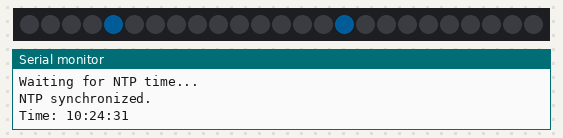
Bench run of a sketch on a simulated ESP32-S3. Parts: 25 RGB LEDs in strip order, left to right, the last lines printed to the serial monitor. Dim RGB values are drawn brighter than linear; WiFi joins after 1.5 s; servers stay silent unless stated; the local clock reads 2024-03-15 10:24:30 at power-on unless the sketch sets it.

Above: at 1.88 s.
At 6.4 s:
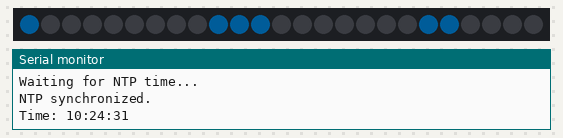
At 11.28 s:
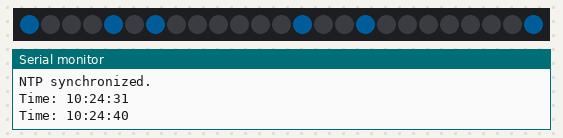
At 20.83 s:
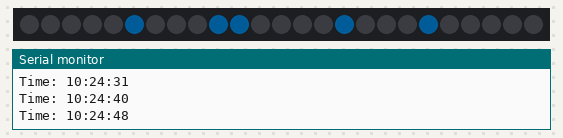
At 30.23 s:
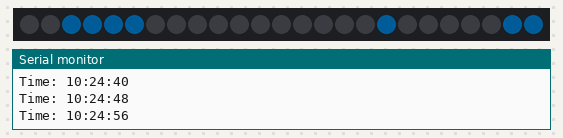
At 39.78 s:
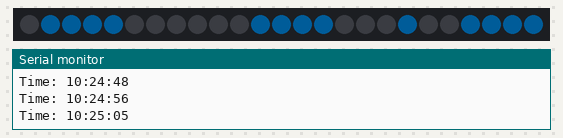

The sketch:

LED_Matrix_NTP_Scrolling_Clock.ino
```cpp
/*
  NTP Clock - GMT+5:30 - Upside-Down Scrolling Time

  This program connects the ESP32-S3 to Wi-Fi and gets the
  current time from an NTP server.

  The clock uses Indian Standard Time (IST):
  UTC + 5 hours 30 minutes.

  The current time is displayed as HH:MM:SS and scrolls
  from right to left across the 5x5 NeoPixel matrix.

  Matrix wiring:

    20 21 22 23 24
    19 18 17 16 15
    10 11 12 13 14
     9  8  7  6  5
     0  1  2  3  4
*/

#include <Arduino.h>
#include <WiFi.h>
#include <time.h>
#include <Adafruit_NeoPixel.h>

#define MATRIX_PIN 7
#define NUM_LEDS 25


// Create the LED matrix
Adafruit_NeoPixel matrix(
  NUM_LEDS,
  MATRIX_PIN,
  NEO_GRB + NEO_KHZ800
);


// =====================================================
// WiFi credentials- Enter YOUR WiFi details here
// =====================================================

const char* WIFI_SSID = "YOUR WIFI SSID";
const char* WIFI_PASSWORD = "YOUR WIFI PASSWORD";


// =====================================================
// IST timezone
// UTC + 5:30
// =====================================================

const long GMT_OFFSET_SECONDS =
  5 * 3600 + 30 * 60;

const int DAYLIGHT_OFFSET_SECONDS = 0;


// =====================================================
// 5x5 number font
// =====================================================

const uint8_t numbers[10][5] = {

  // 0
  {
    0b01110,
    0b10001,
    0b10001,
    0b10001,
    0b01110
  },

  // 1
  {
    0b00100,
    0b01100,
    0b00100,
    0b00100,
    0b01110
  },

  // 2
  {
    0b01110,
    0b10001,
    0b00010,
    0b00100,
    0b11111
  },

  // 3
  {
    0b11110,
    0b00001,
    0b01110,
    0b00001,
    0b11110
  },

  // 4
  {
    0b10010,
    0b10010,
    0b11111,
    0b00010,
    0b00010
  },

  // 5
  {
    0b11111,
    0b10000,
    0b11110,
    0b00001,
    0b11110
  },

  // 6
  {
    0b01110,
    0b10000,
    0b11110,
    0b10001,
    0b01110
  },

  // 7
  {
    0b11111,
    0b00001,
    0b00010,
    0b00100,
    0b00100
  },

  // 8
  {
    0b01110,
    0b10001,
    0b01110,
    0b10001,
    0b01110
  },

  // 9
  {
    0b01110,
    0b10001,
    0b01111,
    0b00001,
    0b01110
  }
};


// =====================================================
// Convert x/y coordinates to LED number
//
// Handles the serpentine wiring:
//
//  20 21 22 23 24
//  19 18 17 16 15
//  10 11 12 13 14
//   9  8  7  6  5
//   0  1  2  3  4
// =====================================================

int pixelXY(int x, int y) {

  // Even rows run left to right
  if (y % 2 == 0) {
    return y * 5 + x;
  }

  // Odd rows run right to left
  return y * 5 + (4 - x);
}


// Set a pixel using x/y coordinates
void setPixelXY(
  int x,
  int y,
  uint32_t color
) {

  // Ignore pixels outside the matrix
  if (x < 0 || x >= 5 ||
      y < 0 || y >= 5) {
    return;
  }

  matrix.setPixelColor(
    pixelXY(x, y),
    color
  );
}


// =====================================================
// Draw one number
//
// The font is flipped vertically,
// but NOT horizontally.
//
// This makes the text upside down
// without making it mirrored.
// =====================================================

void drawNumber(
  int number,
  int xOffset,
  uint32_t color
) {

  for (int y = 0; y < 5; y++) {

    // Reverse row order for upside-down text
    uint8_t row = numbers[number][4 - y];

    for (int x = 0; x < 5; x++) {

      // Keep the font horizontally normal
      if (row & (1 << (4 - x))) {

        setPixelXY(
          x + xOffset,
          y,
          color
        );
      }
    }
  }
}


// =====================================================
// Draw a colon
// =====================================================

void drawColon(
  int xOffset,
  uint32_t color
) {

  // Draw two vertically separated dots
  setPixelXY(
    xOffset + 2,
    1,
    color
  );

  setPixelXY(
    xOffset + 2,
    3,
    color
  );
}


// =====================================================
// Scroll time from RIGHT to LEFT
// =====================================================

void scrollText(String text) {

  // Each character occupies 5 pixels + 1 space
  int textWidth = text.length() * 6;

  // Start on the right and move toward the left
  for (
    int offset = 5;
    offset > -textWidth;
    offset--
  ) {

    // Clear previous frame
    matrix.clear();

    // Draw each character
    for (
      int i = 0;
      i < text.length();
      i++
    ) {

      char c = text[i];

      int xPosition =
        offset + i * 6;

      // Draw number
      if (c >= '0' && c <= '9') {

        drawNumber(
          c - '0',
          xPosition,
          matrix.Color(0, 150, 255)
        );
      }

      // Draw colon
      else if (c == ':') {

        drawColon(
          xPosition,
          matrix.Color(0, 150, 255)
        );
      }
    }

    // Display the frame
    matrix.show();

    // Scrolling speed
    delay(150);
  }
}


// =====================================================
// Connect to WiFi
// =====================================================

void connectWiFi() {

  Serial.print("Connecting to WiFi");

  WiFi.begin(
    WIFI_SSID,
    WIFI_PASSWORD
  );

  // Wait until connected
  while (WiFi.status() != WL_CONNECTED) {

    delay(500);

    Serial.print(".");
  }

  Serial.println();
  Serial.println("WiFi connected.");

  Serial.print("IP: ");
  Serial.println(WiFi.localIP());
}


// =====================================================
// Setup
// =====================================================

void setup() {

  // Start Serial Monitor
  Serial.begin(115200);

  // Initialize matrix
  matrix.begin();

  // Set brightness
  matrix.setBrightness(25);

  // Turn LEDs off
  matrix.clear();
  matrix.show();

  // Connect to WiFi
  connectWiFi();

  // Configure NTP
  configTime(
    GMT_OFFSET_SECONDS,
    DAYLIGHT_OFFSET_SECONDS,
    "pool.ntp.org",
    "time.nist.gov"
  );

  Serial.println("Waiting for NTP time...");

  struct tm timeinfo;

  // Wait for NTP synchronization
  while (!getLocalTime(&timeinfo)) {

    Serial.println("Waiting...");
    delay(1000);
  }

  Serial.println("NTP synchronized.");
}


// =====================================================
// Main loop
// =====================================================

void loop() {

  struct tm timeinfo;

  // Get current time
  if (!getLocalTime(&timeinfo)) {

    Serial.println("Failed to obtain time.");
    delay(1000);

    return;
  }

  char timeString[20];

  // Format as HH:MM:SS
  strftime(
    timeString,
    sizeof(timeString),
    "%H:%M:%S",
    &timeinfo
  );

  String message =
    String(timeString);

  // Print time to Serial Monitor
  Serial.print("Time: ");
  Serial.println(message);

  // Scroll time right to left
  scrollText(message);

  delay(500);
}
```
